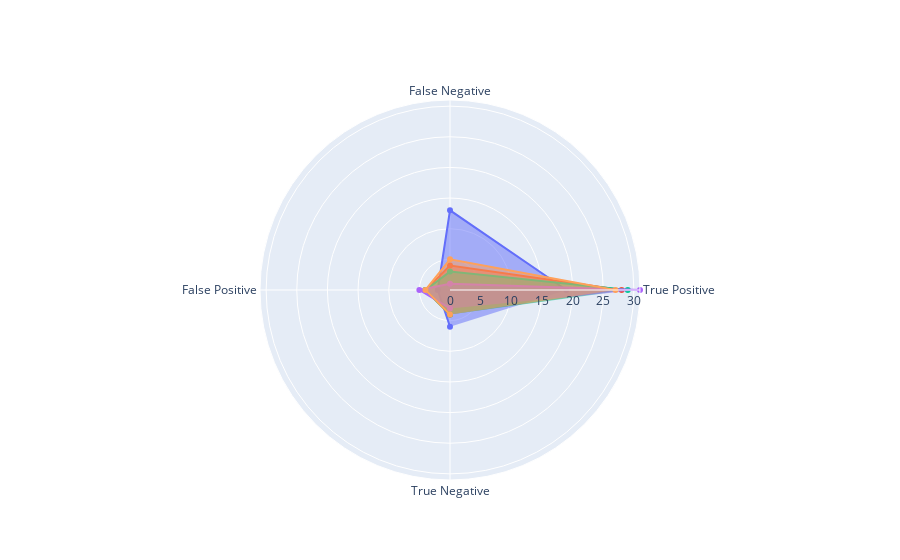

Source (notebook cell):
### Code cell
import plotly.graph_objects as go

categories = ['True Positive','False Negative','False Positive', 'True Negative']


fig = go.Figure()
for cm in models_scores_confusion_matrix:
    conf_matrix = cm[1]
    model = cm[0]
    fig.add_trace(go.Scatterpolar(r=conf_matrix.flatten(), theta=categories, fill='toself'))
    fig.update_layout(polar=dict(radialaxis=dict(visible=True, range=[0, 31])), showlegend=False)
fig.show()

### Figure 1 — Plotly figure (JSON) as saved in the notebook; plotly's stock layout.template omitted (floating-point values rounded to 4 significant figures)
{"data": [{"fill": "toself", "r": [19, 13, 2, 6], "theta": ["True Positive", "False Negative", "False Positive", "True Negative"], "type": "scatterpolar"}, {"fill": "toself", "r": [28, 4, 4, 4], "theta": ["True Positive", "False Negative", "False Positive", "True Negative"], "type": "scatterpolar"}, {"fill": "toself", "r": [29, 3, 4, 4], "theta": ["True Positive", "False Negative", "False Positive", "True Negative"], "type": "scatterpolar"}, {"fill": "toself", "r": [31, 1, 5, 3], "theta": ["True Positive", "False Negative", "False Positive", "True Negative"], "type": "scatterpolar"}, {"fill": "toself", "r": [27, 5, 4, 4], "theta": ["True Positive", "False Negative", "False Positive", "True Negative"], "type": "scatterpolar"}], "layout": {"polar": {"radialaxis": {"range": [0, 31], "visible": true}}, "showlegend": false}}
